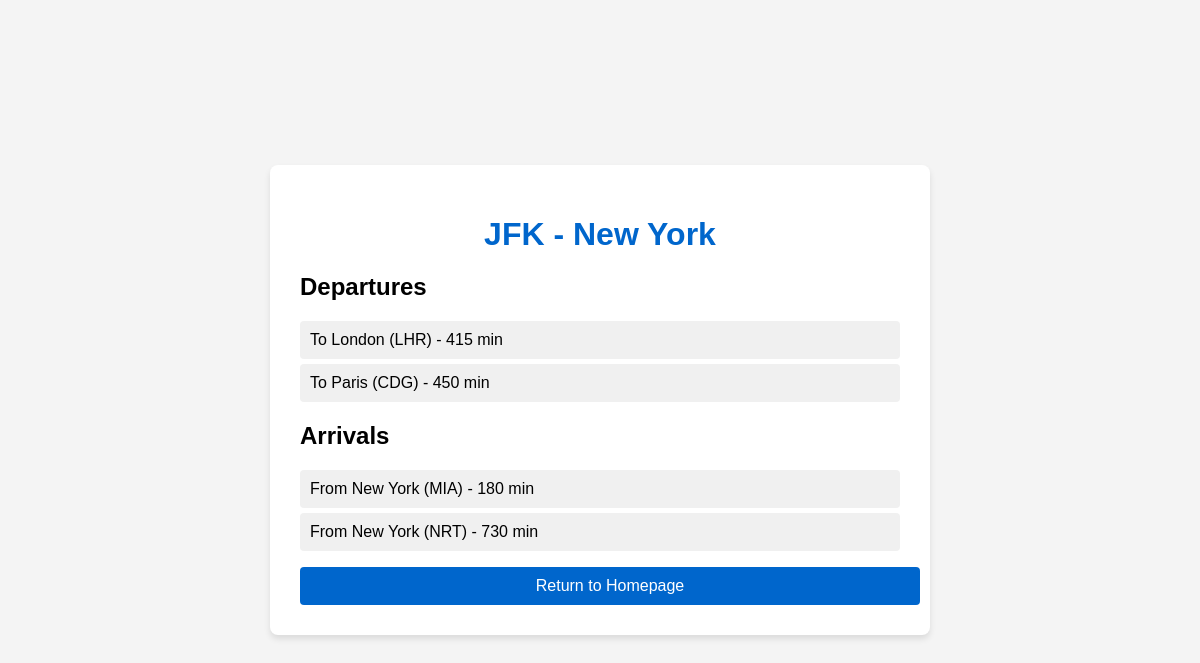
The app's page /airport/JFK/ with its own data.
### flights/models.py (models this page shows, shortened)
class Airport(models.Model):
    code = models.CharField(max_length=3, unique=True)
    city = models.CharField(max_length=100)

class Flight(models.Model):
    origin = models.ForeignKey(
        Airport,
        on_delete=models.CASCADE,
        related_name='departing_flights'
    )
    destination = models.ForeignKey(
        Airport,
        on_delete=models.CASCADE,
        related_name='arriving_flights'
    )
    duration = models.IntegerField(help_text="Flight duration in minutes")
    capacity = models.IntegerField(default=180)

### flights/views.py (the view)
# urls.py: path('airport/<str:airport_code>/', views.airport_detail, name='airport_detail'),
def airport_detail(request, airport_code):
    airport = get_object_or_404(Airport, code=airport_code)
    departing_flights = airport.departing_flights.all()
    arriving_flights = airport.arriving_flights.all()
    return render(request, 'flights/airport_detail.html', {
        'airport': airport,
        'departing_flights': departing_flights,
        'arriving_flights': arriving_flights
    })

### flights/templates/flights/airport_detail.html (shortened to what this page needs)
{% load static %}
<!DOCTYPE html>
<html lang="en">
<head>
    <link rel="stylesheet" href="{% static 'css/styles.css' %}">
</head>
<body>
    <div class="container">
        <h1>{{ airport.code }} - {{ airport.city }}</h1>
        <div class="airport-flights">
            <h2>Departures</h2>
            <ul>
                {% for flight in departing_flights %}
                    <li>To {{ flight.destination.city }} ({{ flight.destination.code }}) - {{ flight.duration }} min</li>
                {% empty %}
                    <li>No departing flights</li>
                {% endfor %}
            </ul>
            <h2>Arrivals</h2>
            <ul>
                {% for flight in arriving_flights %}
                    <li>From {{ flight.destination.city }} ({{ flight.origin.code }}) - {{ flight.duration }} min</li>
                {% empty %}
                    <li>No arriving flights</li>
                {% endfor %}
            </ul>
        </div>
        <a href="{% url 'index' %}" class="home-button">Return to Homepage</a>
    </div>
</body>
</html>

### flights/static/css/styles.css (style rules this page uses)
body { font-family: Arial, sans-serif; background-color: #f4f4f4; margin: 0; padding: 0; display: flex; justify-content: center; align-items: center; min-height: 100vh; }
.container { background-color: white; border-radius: 8px; box-shadow: 0 4px 6px rgba(0, 0, 0, 0.1); padding: 30px; width: 100%; max-width: 600px; }
h1 { color: #0066cc; text-align: center; margin-bottom: 20px; }
.submit-button, .home-button, .book-button, .back-button { display: block; width: 100%; padding: 10px; background-color: #0066cc; color: white; border: none; border-radius: 4px; text-align: center; text-decoration: none; margin-top: 10px; }
.airport-flights ul { list-style-type: none; padding: 0; }
.airport-flights li { background-color: #f0f0f0; margin: 5px 0; padding: 10px; border-radius: 4px; }

### records on screen
Airport: code "JFK", city "New York"
Flight: destination.city "London", destination.code "LHR", duration "415"
Flight: destination.city "Paris", destination.code "CDG", duration "450"
Flight: destination.city "New York", origin.code "MIA", duration "180"
Flight: destination.city "New York", origin.code "NRT", duration "730"
